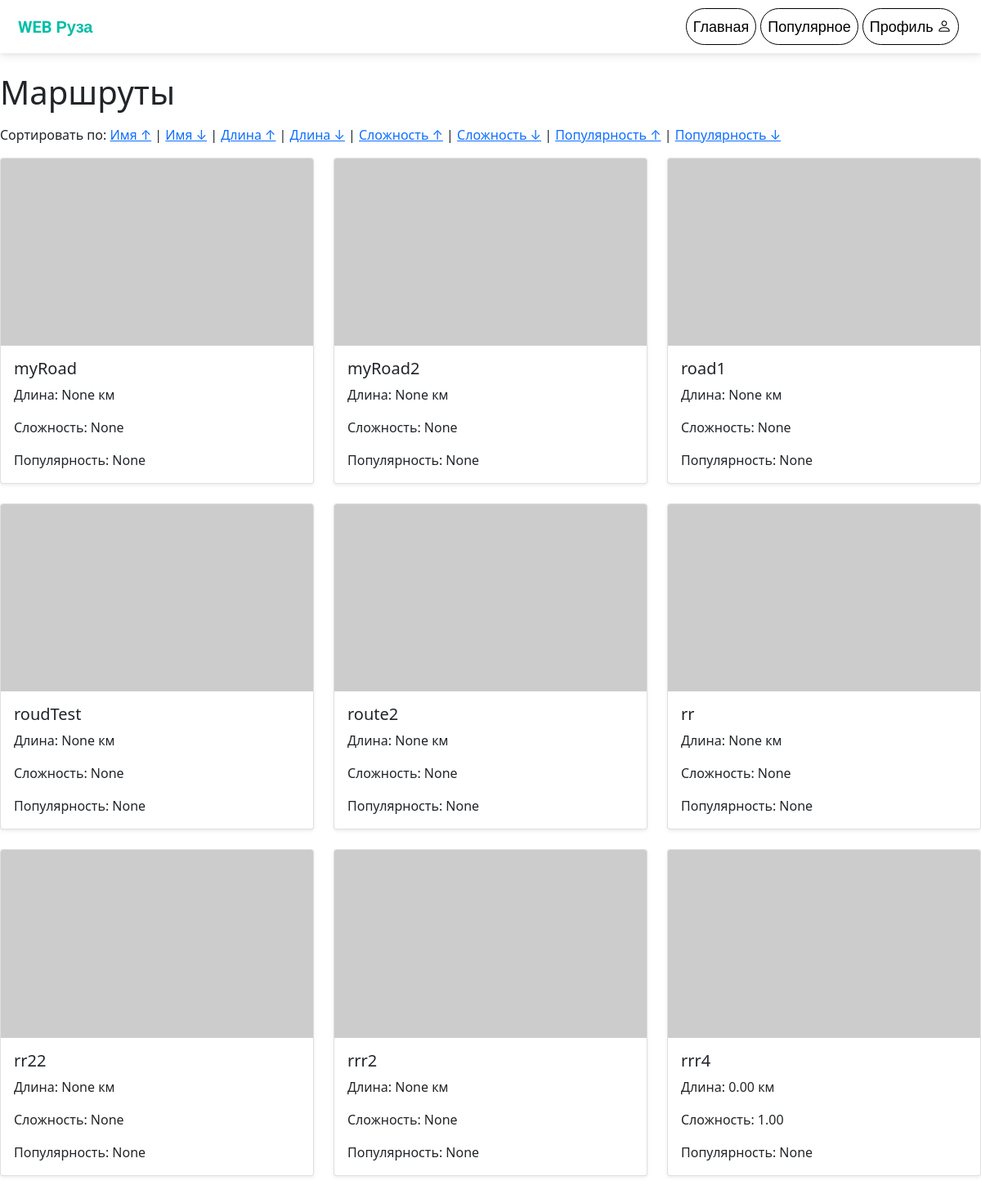
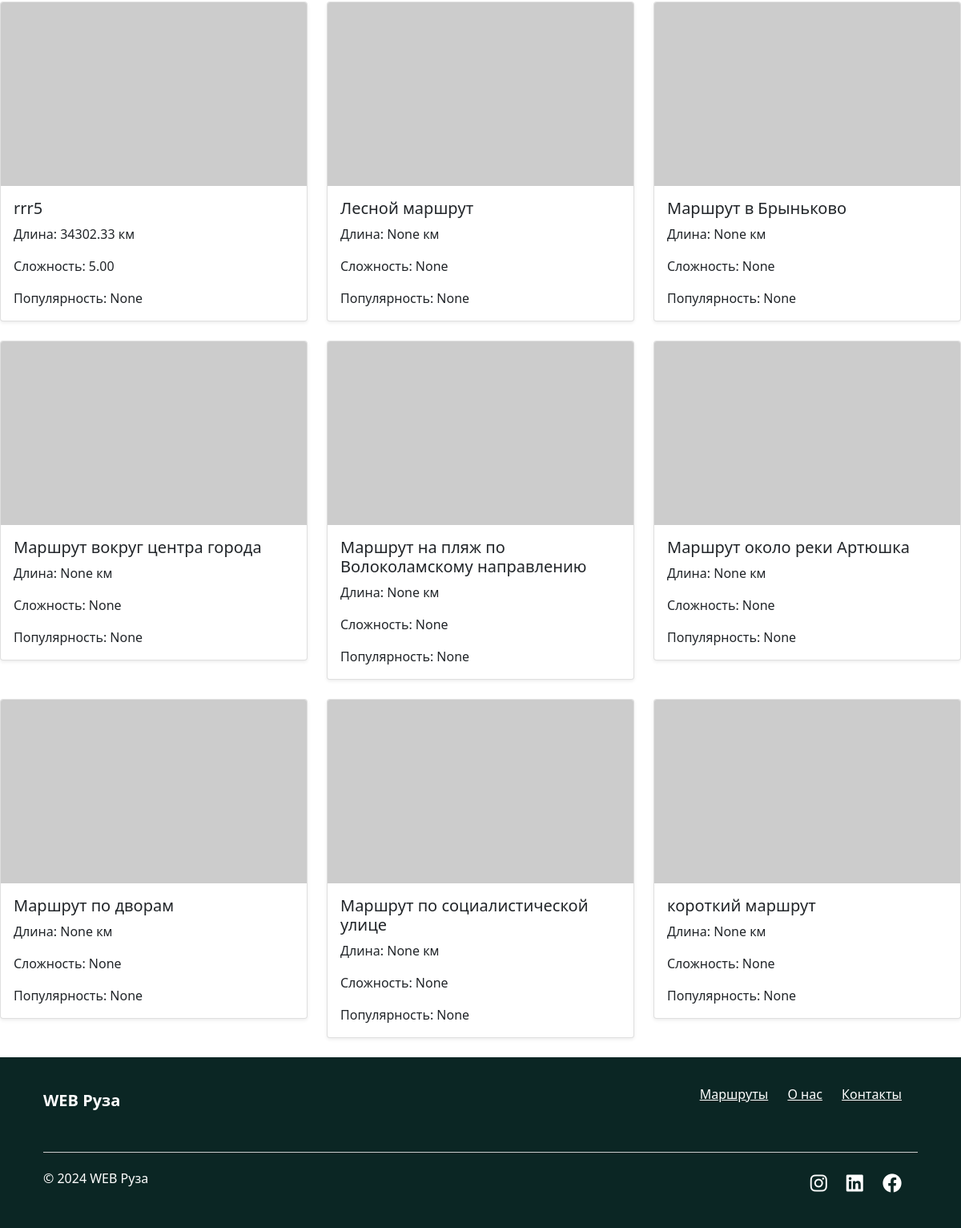
Before: /routes/ with the older database file (2 pictures, top to bottom).
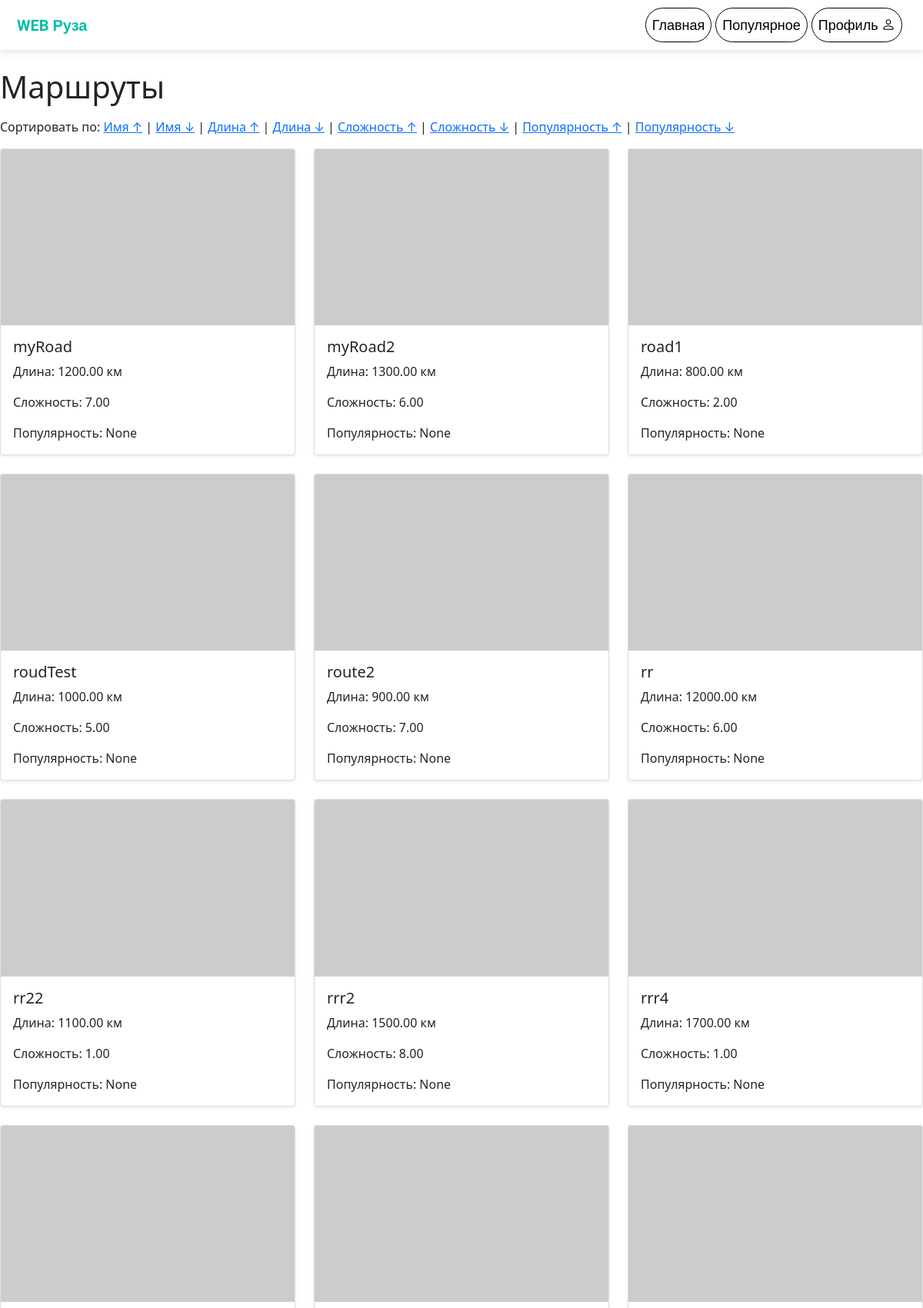
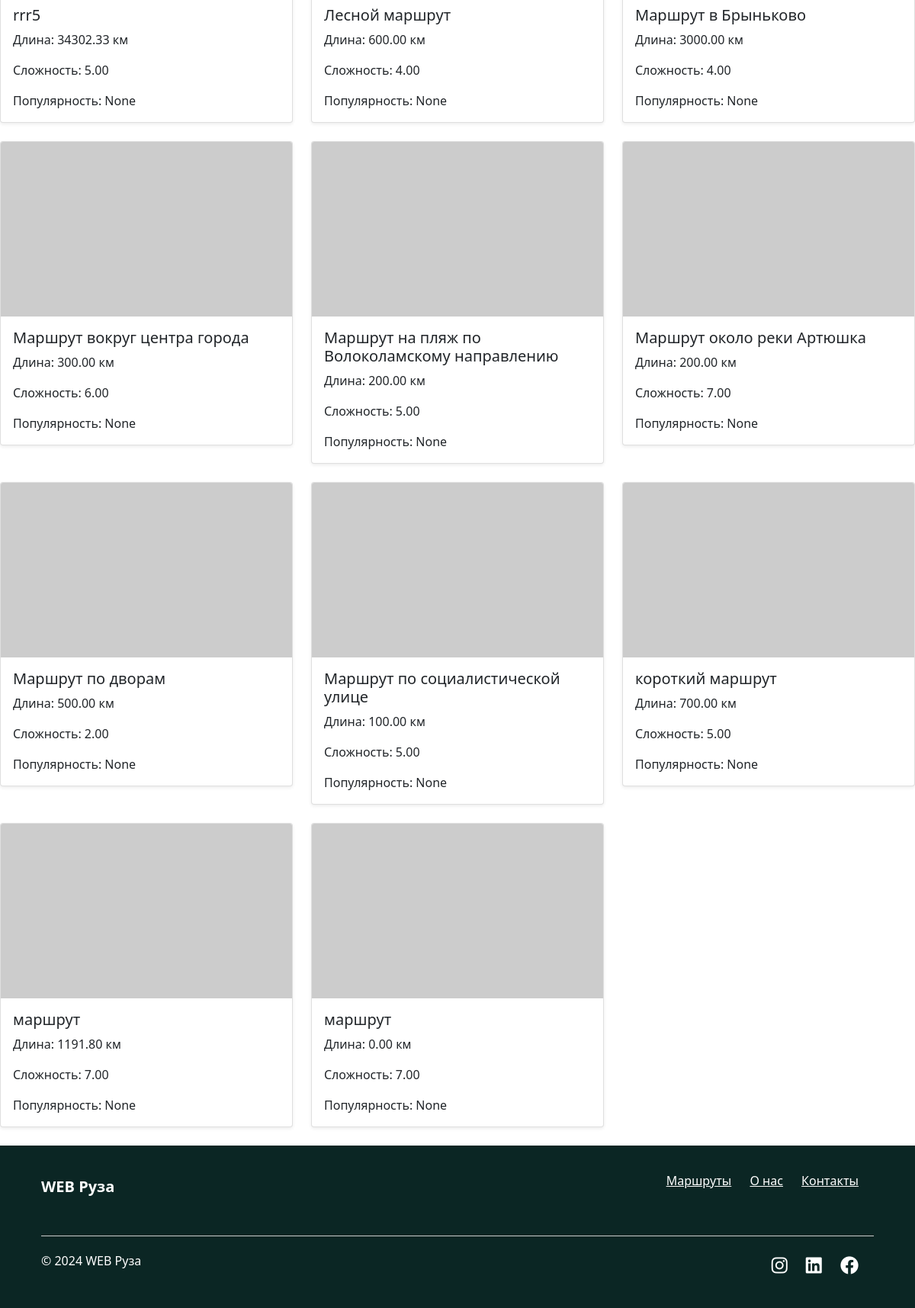
After: the same page with the newer database file (2 pictures, top to bottom).
### Constructor/models.py (models this page shows)
class Line(models.Model):
    name = models.TextField(null=True)
    coordinates = models.TextField(null=True)
    length = models.DecimalField(max_digits=7, decimal_places=2, null=True)
    difficulty = models.DecimalField(max_digits=5, decimal_places=2, null=True)
    seasons = models.TextField(null=True)
    popularity = models.DecimalField(max_digits=7, decimal_places=0, null=True)
    notes = models.TextField(null=True)

### Constructor/views.py (the view)
# urls.py: path('routes/', views.route_list, name='route_list'),
def route_list(request):
    sort_by = request.GET.get('sort_by', 'name')  # Default sort by name
    order = request.GET.get('order', 'asc')  # Default order ascending
    if order == 'desc':
        sort_by = '-' + sort_by
    routes = Line.objects.all().order_by(sort_by)
    return render(request, 'route_list.html', {'routes': routes})

### Constructor/templates/route_list.html (shortened to what this page needs)
{% extends 'base_generic.html' %}
{% block content %}
<!DOCTYPE html>
<html lang="ru">
<head>
    <link href="https://cdn.jsdelivr.net/npm/bootstrap@5.1.3/dist/css/bootstrap.min.css" rel="stylesheet">
</head>
<body>
    <h1 class="mt-4 mb-3">Маршруты</h1>
    <div class="mb-3">
        <span>Сортировать по:</span>
        <a href="?sort_by=name&order=asc">Имя ↑</a> |
        <a href="?sort_by=name&order=desc">Имя ↓</a> |
        <a href="?sort_by=length&order=asc">Длина ↑</a> |
        <a href="?sort_by=length&order=desc">Длина ↓</a> |
        <a href="?sort_by=difficulty&order=asc">Сложность ↑</a> |
        <a href="?sort_by=difficulty&order=desc">Сложность ↓</a> |
        <a href="?sort_by=popularity&order=asc">Популярность ↑</a> |
        <a href="?sort_by=popularity&order=desc">Популярность ↓</a>
    </div>
    <div class="row">
        {% for route in routes %}
        <div class="col-md-4">
            <div class="card mb-4 shadow-sm">
                <img class="card-img-top" src="https://via.placeholder.com/500x300" alt="Изображение маршрута">
                <div class="card-body">
                    <h5 class="card-title">{{ route.name }}</h5>
                    <p class="card-text">Длина: {{ route.length }} км</p>
                    <p class="card-text">Сложность: {{ route.difficulty }}</p>
                    <p class="card-text">Популярность: {{ route.popularity }}</p>
                </div>
            </div>
        </div>
        {% endfor %}
    </div>
</body>
</html>
{% endblock %}

### Rusa/templates/base_generic.html (shortened to what this page needs)
{% load static %}
<!DOCTYPE html>
<html lang="en">
<head>
    <link rel="stylesheet" href="https://cdn.jsdelivr.net/npm/bootstrap-icons@1.10.3/font/bootstrap-icons.css">
    <link href="https://cdnjs.cloudflare.com/ajax/libs/font-awesome/6.0.0/css/all.min.css" rel="stylesheet" />
    <link href="https://cdnjs.cloudflare.com/ajax/libs/mdb-ui-kit/6.2.0/mdb.min.css" rel="stylesheet" />
</head>
<body class="d-flex flex-column min-vh-100">
    <header>
        <nav class="navbar navbar-expand-lg" style="background-color: #fff; padding: 10px">
            <div class="container-fluid">
                <a class="navbar-brand" href="{% url 'home' %}" style="font-family: 'Roboto', sans-serif; font-size: 20px; font-weight: bold; color: #00BFA6">WEB Руза</a>
                <div id="navbarNav">
                    <ul class="navbar-nav d-flex flex-row">
                        <li class="nav-item" style="flex: 0 0 auto; margin-right: 5px;">
                            <a class="nav-link custom-font-size btn-custom" aria-current="page" href="{% url 'home' %}">Главная</a>
                        </li>
                        <li class="nav-item" style="flex: 0 0 auto; margin-right: 5px;">
                            <a class="nav-link custom-font-size btn-custom" href="{% url 'route_list' %}">Популярное</a>
                        </li>
                        <li class="nav-item" style="flex: 0 0 auto; margin-right: 5px;">
                            <a class="nav-link custom-font-size btn-custom" href="{% url 'view_profile' %}">Профиль <i class="bi bi-person"></i></a>
                        </li>
                    </ul>
                </div>
            </div>
        </nav>
    </header>
    {% block content %}
    {% endblock content %}
    <div class="mt-auto">
        <footer class="footer-bottom">
            <div class="container p-4 text-center">
                <div class="row">
                    <div class="col-md-6 text-md-start mb-4">
                        <a class="navbar-brand" href="#">
                            <span style="color: #ffffff; font-weight: bold;">WEB Руза</span>
                        </a>
                    </div>
                    <div class="col-md-6 text-md-end mb-4">
                        <nav>
                            <a href="{% url 'popular' %}">Маршруты</a>
                            <a href="{% url 'about' %}">О нас</a>
                            <a href="#">Контакты</a>
                        </nav>
                    </div>
                </div>
                <div class="footer-separator"></div>
                <div class="row">
                    <div class="col-md-6 text-md-start">
                        <p>© 2024 WEB Руза</p>
                    </div>
                    <div class="col-md-6 text-md-end footer-social-icons">
                        <a href="#"><i class="fab fa-instagram"></i></a>
                        <a href="#"><i class="fab fa-linkedin"></i></a>
                        <a href="#"><i class="fab fa-facebook"></i></a>
                    </div>
                </div>
            </div>
        </footer>
    </div>
</body>
</html>

### Rusa/templates/base_generic.html (style rules this page uses)
.custom-font-size { font-size: 18px; }
.footer-separator { border-top: 1px solid #ccc; margin: 20px 0; }
.footer-social-icons a { color: white; margin-right: 15px; font-size: 1.5em; }
.footer-bottom { background-color: #0B2624; color: white; padding: 10px 0; }
.footer-bottom a { color: white; margin-right: 20px; }
.navbar-nav .nav-link { color: black; }
.btn-custom { font-family: 'Roboto', sans-serif; font-size: 18px; border: 1px solid black; border-radius: 100px; padding: 10px 15px; transition: padding 0.2s, font-size 0.2s; }

Changed rows visible on the page:
changed Line "myRoad": length "None" → "1200.00"; difficulty "None" → "7.00"
changed Line "myRoad2": length "None" → "1300.00"; difficulty "None" → "6.00"
changed Line "road1": length "None" → "800.00"; difficulty "None" → "2.00"
changed Line "roudTest": length "None" → "1000.00"; difficulty "None" → "5.00"
changed Line "route2": length "None" → "900.00"; difficulty "None" → "7.00"
changed Line "rr": length "None" → "12000.00"; difficulty "None" → "6.00"
changed Line "rr22": length "None" → "1100.00"; difficulty "None" → "1.00"
changed Line "rrr2": length "None" → "1500.00"; difficulty "None" → "8.00"
changed Line "rrr4": length "0.00" → "1700.00"
changed Line "Лесной маршрут": length "None" → "600.00"; difficulty "None" → "4.00"
changed Line "Маршрут в Брыньково": length "None" → "3000.00"; difficulty "None" → "4.00"
changed Line "Маршрут вокруг центра города": length "None" → "300.00"; difficulty "None" → "6.00"
changed Line "Маршрут на пляж по Волоколамскому направлению": length "None" → "200.00"; difficulty "None" → "5.00"
changed Line "Маршрут около реки Артюшка": length "None" → "200.00"; difficulty "None" → "7.00"
changed Line "Маршрут по дворам": length "None" → "500.00"; difficulty "None" → "2.00"
changed Line "Маршрут по социалистической улице": length "None" → "100.00"; difficulty "None" → "5.00"
changed Line "короткий маршрут": length "None" → "700.00"; difficulty "None" → "5.00"
added Line: name "маршрут", length "1191.80", difficulty "7.00", popularity "None"
added Line: name "маршрут", length "0.00", difficulty "7.00", popularity "None"
